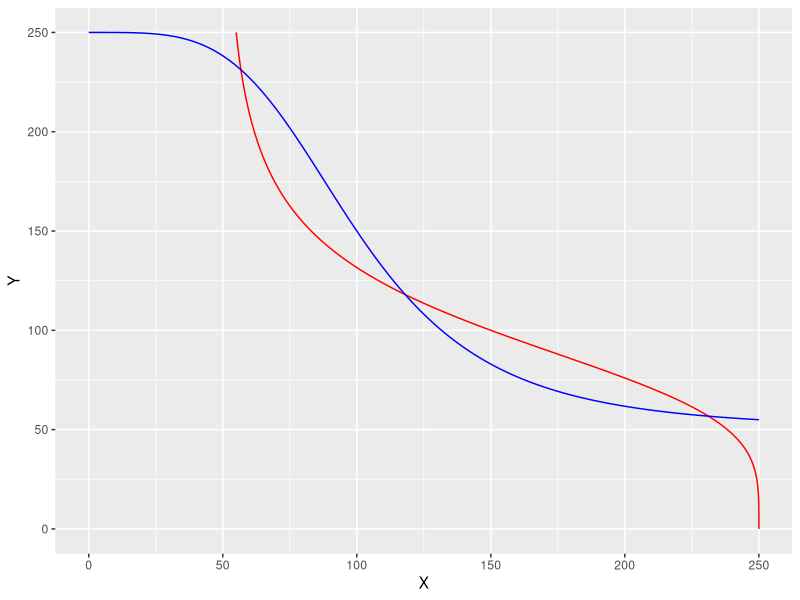
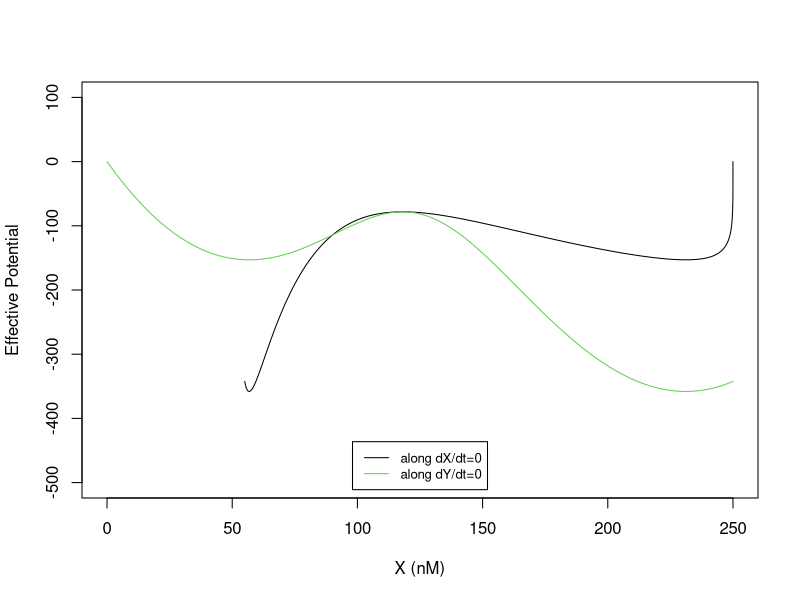
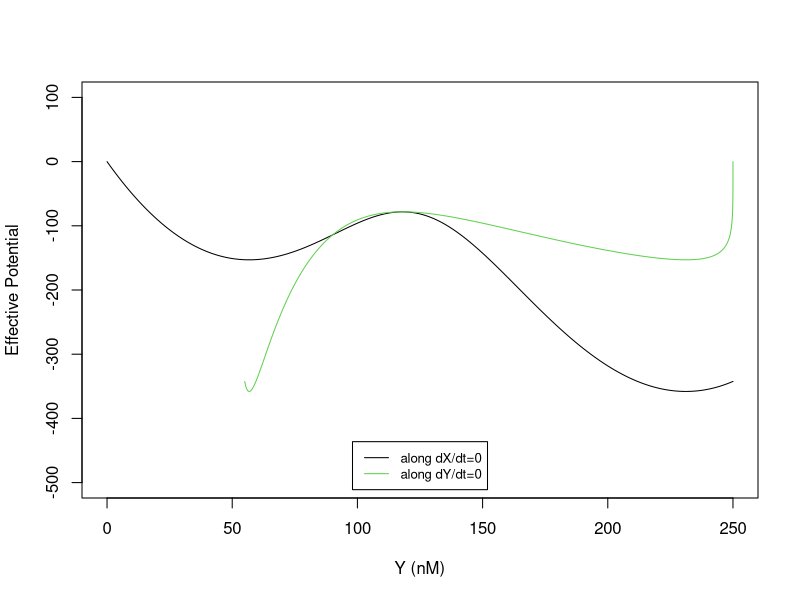

The R script that drew these images, in order:
## ---- chunk 1
knitr::opts_chunk$set(echo = TRUE)
## ---- chunk 2
library(ggplot2)
# define ODE terms
fx_ts <- function(X, Y) {       # dX/dt
  return(5 + 20/(1+(Y/100)**4) - 0.1 * X)
}
fy_ts <- function(X, Y) {       # dY/dt
  return(5 + 20/(1+(X/100)**4) - 0.1 * Y)
}

null_fx <- function(gX, X_range, Y_range) {
  Y_all = seq(Y_range[1], Y_range[2], length.out = 1000)
  X_all = (5 + gX/(1 + (Y_all/100)**4))/0.1
  ind = which((X_all - X_range[1]) *(X_all - X_range[2]) <= 0)
  results = cbind(X_all, Y_all)
  colnames(results) = c("X", "Y")
  return(results)
}

null_fy <- function(gY, X_range, Y_range) {
  X_all = seq(X_range[1], X_range[2], length.out = 1000)
  Y_all = (5 + gY/(1 + (X_all/100)**4)) /0.1 
  ind = which((Y_all - Y_range[1]) *(Y_all - Y_range[2]) <= 0)
  results = cbind(X_all, Y_all)
  colnames(results) = c("X", "Y")
  return(results)
}

X_range = c(0, 250)
Y_range = c(0, 250)
line_1 = null_fx(20, X_range, Y_range)
line_2 = null_fy(20, X_range, Y_range)

# steady states ss can be found using the following code from Part 03C. The three steady states are provided directly. Readers can try to obtain these steady states. 
#dxdt = fx_ts(line_2[,1], line_2[,2])  #dX/dt along the nullcline dY/dt = 0
#dydt = fy_ts(line_1[,1], line_1[,2])  #dY/dt along the nullcline dX/dt = 0
#ss = find_intersection_all_fast(line_1, line_2, dxdt, dydt)
#ss1 = c(56.76438, 231.18787)
#ss2 = c(118.02210, 118.02210)
#ss3 = c(231.18787, 56.76438)

ggplot() +
  geom_path(data=as.data.frame(line_1), aes(x=X, y=Y), color = "red") +
  geom_path(data=as.data.frame(line_2), aes(x=X, y=Y), color = "blue") 
    
## ---- chunk 3
# now integrate f_Y(X,Y) with trapezoidal rule
cal_int_2D_line <- function(line, func_fx, func_fy, ss) {
  ntot = nrow(line) 
  U_all = array(0, dim = ntot)
  X = 0
  U_all[1] =  0
  for(i in 1:(ntot-1)) {
    dx = line[i+1,1] - line[i,1]
    dy = line[i+1,2] - line[i,2]
    U_all[i+1] = U_all[i] - (func_fx(line[i,1], line[i,2]) + func_fx(line[i+1,1], line[i+1, 2]))/2*dx - (func_fy(line[i,1], line[i,2]) + func_fy(line[i+1,1], line[i+1, 2]))/2*dy
  }
  return(cbind(line,U_all))
}

U1 = cal_int_2D_line(line_1, fx_ts, fy_ts)
U2 = cal_int_2D_line(line_2, fx_ts, fy_ts)

plot(U1[,1], U1[,3], type = "l",  col =1,
    xlab="X (nM)", ylab="Effective Potential", xlim=c(0,250), ylim = c(-500,100))
lines(U2[,1], U2[,3], col=3)
legend("bottom", inset=0.02, legend = c("along dX/dt=0", "along dY/dt=0"),
       col=c(1,3), lty=1, cex=0.8)

plot(U1[,2], U1[,3], type = "l",  col =1,
    xlab="Y (nM)", ylab="Effective Potential", xlim=c(0,250), ylim = c(-500,100))
lines(U2[,2], U2[,3], col=3)
legend("bottom", inset=0.02, legend = c("along dX/dt=0", "along dY/dt=0"),
       col=c(1,3), lty=1, cex=0.8)
